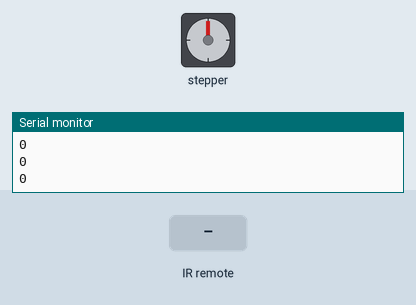
Simulated run of this sketch. Board: Arduino Uno, built with avr-gcc and run on an emulated ATmega328P. On the bench: stepper motor, the last lines printed to the serial monitor. The test bench sets the inputs (shaded band). Stepper angles assume 2048 steps per turn.

Above: at 4.8 s.
4.9 s: infrared code 0xFFE01F received
At 7.1 s:
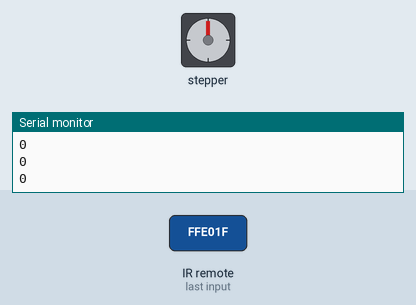
11.5 s: infrared code 0xFFA857 received
At 12.17 s:
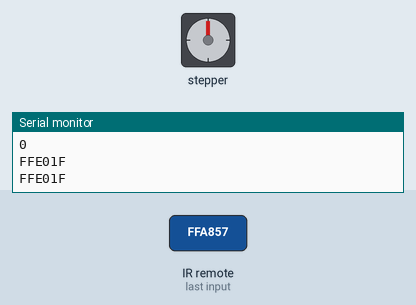
At 12.77 s:
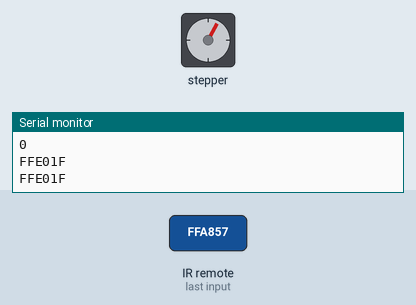
Timing chart, 0 to 21.2 s (numbered marks = the images above; inputs shaded):
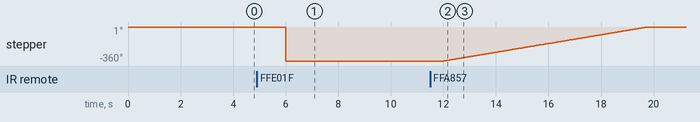

Measured:
- after the input at 4.9 s, stepper: turns 360° counter-clockwise, starting after 1.1 s
- after the input at 11.5 s, stepper: turns 360° clockwise in 7.7 s, starting after 0.52 s

The sketch:

Led_IR_Mando.ino
```cpp
/* Derechos de autor © UNIT Electronics
  Fecha de revisión: 01/07/24*/

/********************************
 Realizaremos el control de un motor de pasos por medio de la comunicación IR,
en donde tendremos un receptor infrarrojo y emitiremos por medio de un
control remoto señales para que el motor realice 3 acciones.
Librería Stepper y IRremote
**************************/


#include <Stepper.h>
#include <IRremote.h>

#define PASOS 32                  //# de pasos por revolución en el eje
int AVANCE;                       //2048 = 1 revolución
int IR = 7;                       //Pin 7 donde recibirá la información del IR
/*Declaración de objetos para el motor e IR
Declaración de pines que tendrán conexión al motor*/
Stepper small_stepper(PASOS, 11, 10, 9, 8);
IRrecv irrecv(IR);                //creación de instancia 'irrecv'
decode_results datos;             //creación de instancia 'decode_datos'
void setup()
{
  Serial.begin(9600);             //Iniciando puerto serial en 9600 bauds
  irrecv.enableIRIn();            //Se habilita recepción de datos IR
}
void loop()
{
  Serial.println(datos.value, HEX);      //Impresión de valor recibido por IR
  delay(2000);                           //espera de 2 seg
  if (irrecv.decode(&datos))            //se ha recibido
  {
    switch (datos.value)                //operación switch/case para realizar una acción
    {
/*Si se presiona el botón VOL+
Velocidad a la que rotara el motor
Rotara el motor en sentido de las manecillas del reloj*/
      case 0xFFA857:
        small_stepper.setSpeed(500);
        AVANCE = 2048;
        small_stepper.step(AVANCE);
        delay(2000);
        break;
      case 0xFFE01F:
      /*Si se presiona el botón VOL-
      Velocidad a la que rotara el motor girara el motor en
      sentido contrario de las manecillas del reloj*/
        AVANCE = -2048;
        small_stepper.step(AVANCE);
        delay(2000);
        break;
/*Si se presiona el botón "0" cero
se apagaran todos los motores*/
      case 0xFF6897:
        digitalWrite(8, LOW);
        digitalWrite(10, LOW);
        digitalWrite(9, LOW);
        digitalWrite(11, LOW);
        break;
    }
    irrecv.resume();             //recepción de nuevo valor IR
  }
}
```
